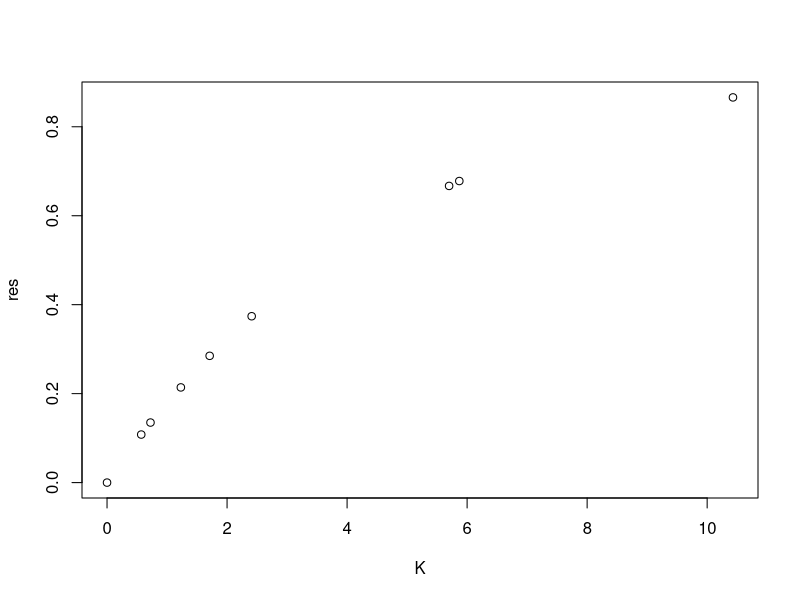

The R source for this figure: (Note: this script raises an error after producing the figure.)
# Quick exploration into the relationship between elimination rate constant and
# proportional residual
# - - - - - - - - - - - - - - - - - - - - - - - - - - - - - - - - - - - - - - - 
  res <- c(0, 0.108, 0.214, 0.667, 0.866, 0.285, 0.135, 0.374, 0.678)
  K <- c(0, 0.57, 1.23, 5.7, 10.43, 1.71, 0.724, 2.41, 5.87)
  MMfun <- function(x, xmax, km) {
    xmax*x/(km + x)
  }
  expfun <- function(x, m) {
    1 - exp(-m*x)
  }
  Kseq <- seq(0, 12, by = 0.1)
  # reshat <- MMfun(Kseq, 1, 3.7)
  reshat <- expfun(Kseq, 1/5.2)
  df <- data.frame(K, res)
  dfhat <- data.frame(Kseq, reshat)
  
  plot(df)
  
  p <- NULL
  p <- ggplot()
  p <- p + geom_point(aes(x = K, y = res), data = df)
  # p <- p + geom_abline(slope = 0.19, linetype = "dashed")
  p <- p + geom_line(aes(x = Kseq, y = reshat), data = dfhat, linetype = "dashed")
  p
